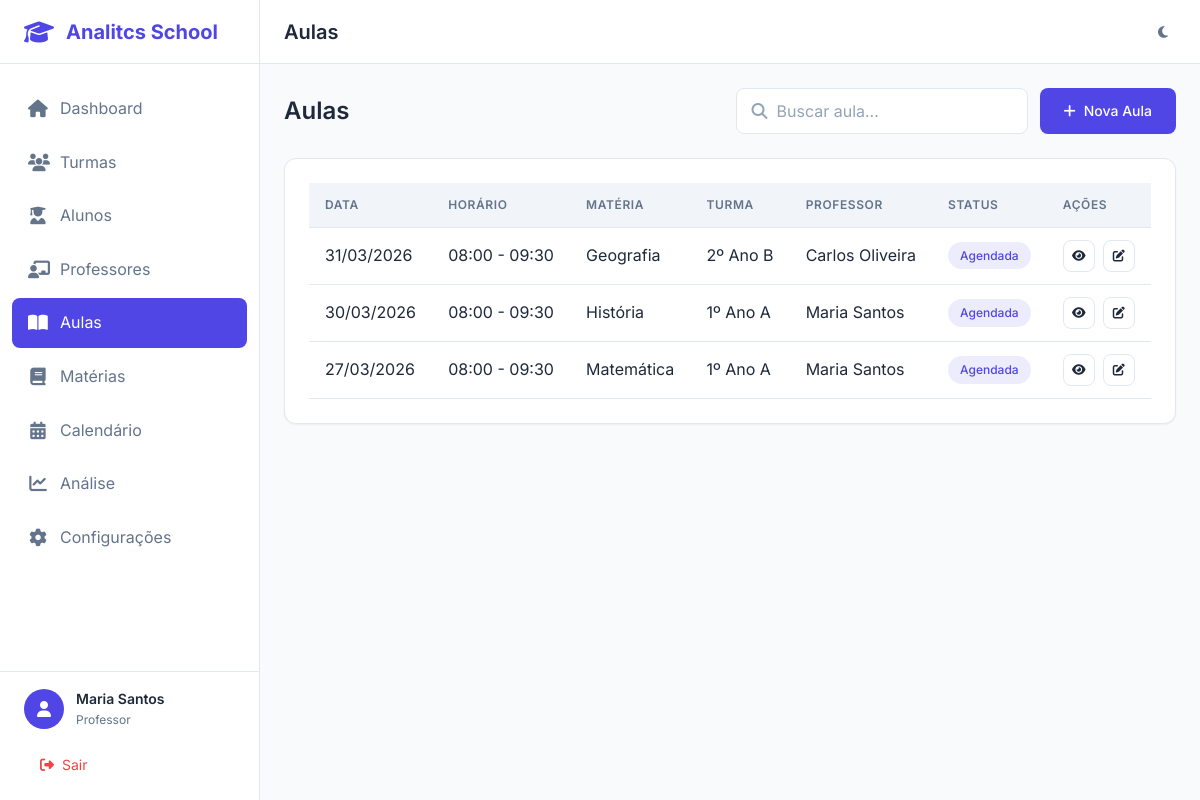
Page /aulas/ (signed in) on the earlier database version.
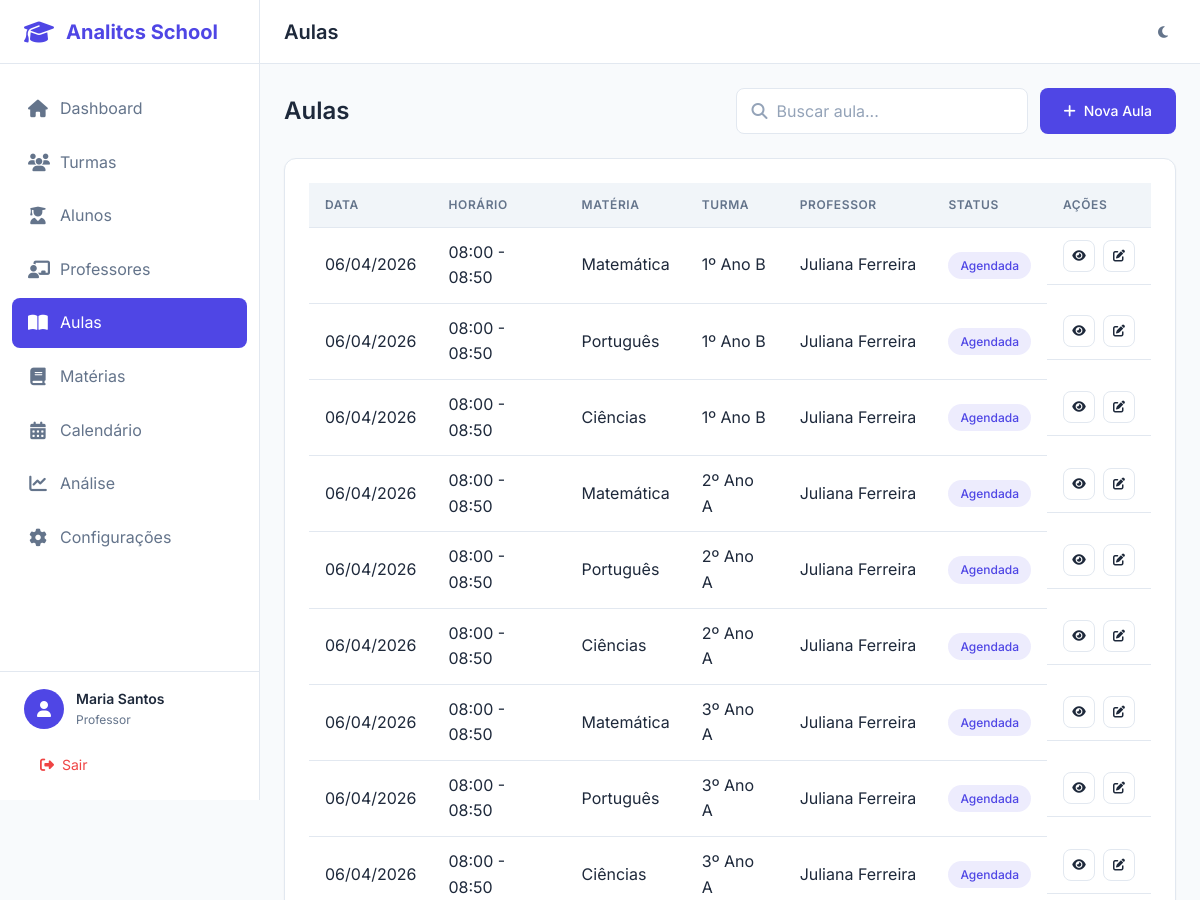
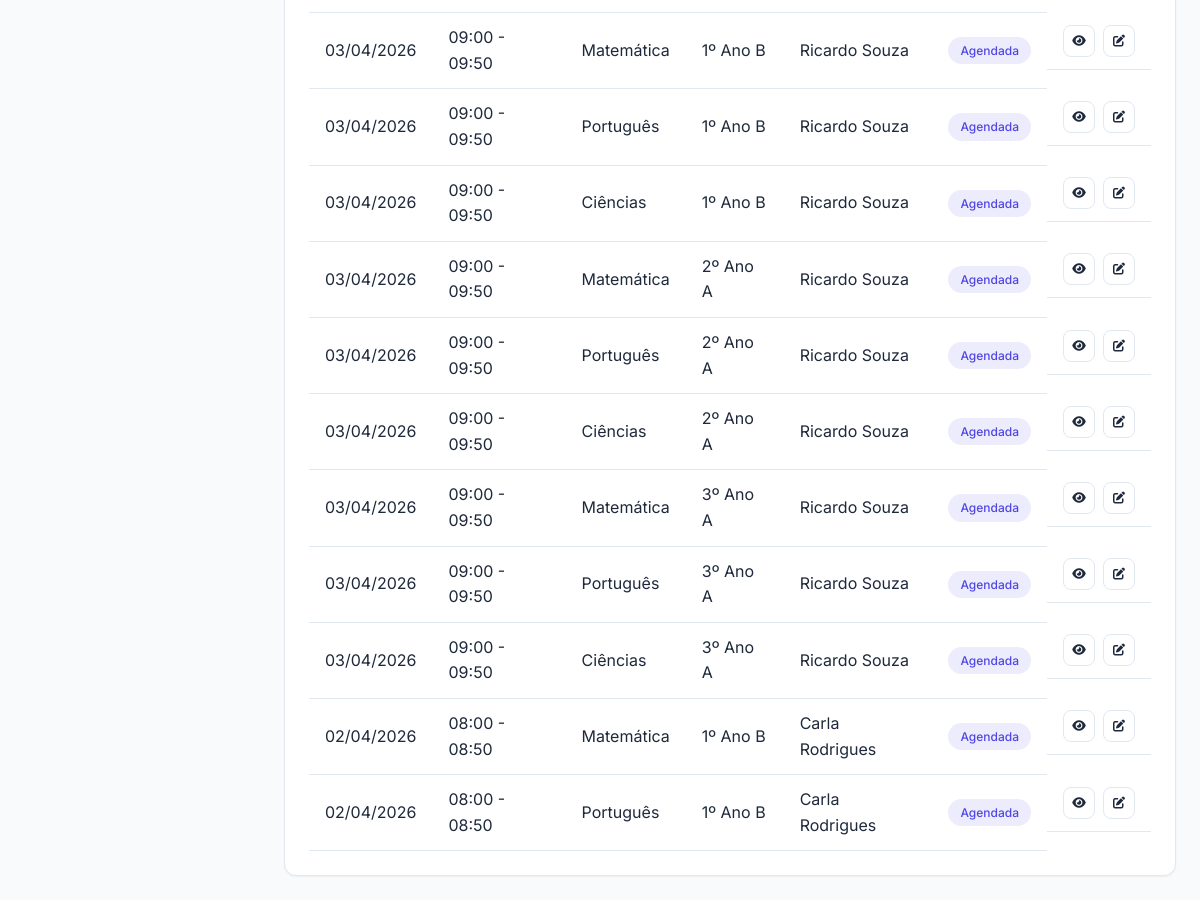
Same page on the later database version (2 pictures, top to bottom).
### app/models/aula.py (models this page shows, shortened)
class Aula(db.Model):
    __tablename__ = 'aulas'
    id = db.Column(db.Integer, primary_key=True)
    materia = db.Column(db.String(100), nullable=False)
    descricao = db.Column(db.Text, nullable=True)
    turma_id = db.Column(db.Integer, db.ForeignKey('turmas.id'), nullable=False)
    professor_id = db.Column(db.Integer, db.ForeignKey('professores.id'), nullable=False)
    data = db.Column(db.Date, nullable=False)
    horario_inicio = db.Column(db.Time, nullable=False)
    horario_fim = db.Column(db.Time, nullable=False)
    recorrente = db.Column(db.Boolean, default=False)
    tipo_recorrencia = db.Column(db.String(20), nullable=True)
    dia_semana = db.Column(db.Integer, nullable=True)  # 0=Segunda, 6=Domingo
    data_fim_recorrencia = db.Column(db.Date, nullable=True)
    aula_pai_id = db.Column(db.Integer, db.ForeignKey('aulas.id'), nullable=True)
    status = db.Column(db.String(20), default='agendada')
    criado_em = db.Column(db.DateTime, default=datetime.utcnow)
    atualizado_em = db.Column(db.DateTime, default=datetime.utcnow, onupdate=datetime.utcnow)
    frequencias = db.relationship('Frequencia', backref='aula', lazy='dynamic')
    arquivos = db.relationship('Arquivo', backref='aula', lazy='dynamic')
    aulas_filhas = db.relationship('Aula', backref=db.backref('aula_pai', remote_side=[id]), lazy='dynamic')
    def to_dict(self) -> dict:
        return {
            'id': self.id,
            'materia': self.materia,
            'descricao': self.descricao,
            'turma_id': self.turma_id,
            'professor_id': self.professor_id,
            'data': self.data.isoformat() if self.data else None,
            'horario_inicio': self.horario_inicio.isoformat() if self.horario_inicio else None,
            'horario_fim': self.horario_fim.isoformat() if self.horario_fim else None,
            'recorrente': self.recorrente,
            'tipo_recorrencia': self.tipo_recorrencia,
            'dia_semana': self.dia_semana,
            'data_fim_recorrencia': self.data_fim_recorrencia.isoformat() if self.data_fim_recorrencia else None,
            'aula_pai_id': self.aula_pai_id,
            'status': self.status,
            'criado_em': self.criado_em.isoformat() if self.criado_em else None,
            'atualizado_em': self.atualizado_em.isoformat() if self.atualizado_em else None
        }

### app/models/turma.py (models this page shows, shortened)
class Turma(db.Model):
    __tablename__ = 'turmas'
    id = db.Column(db.Integer, primary_key=True)
    nome = db.Column(db.String(50), nullable=False)
    codigo = db.Column(db.String(20), unique=True, nullable=False, index=True)
    serie = db.Column(db.String(30), nullable=False)
    ano_letivo = db.Column(db.Integer, nullable=False)
    turno = db.Column(db.String(20), nullable=False)
    capacidade_maxima = db.Column(db.Integer, default=40)
    descricao = db.Column(db.Text, nullable=True)
    ativa = db.Column(db.Boolean, default=True)
    criado_em = db.Column(db.DateTime, default=datetime.utcnow)
    atualizado_em = db.Column(db.DateTime, default=datetime.utcnow, onupdate=datetime.utcnow)
    aulas = db.relationship('Aula', backref='turma', lazy='dynamic')
    materias = db.relationship('Materia', secondary='turma_materias',
                               backref=db.backref('turmas', lazy='dynamic'))
    def to_dict(self) -> dict:
        return {
            'id': self.id,
            'nome': self.nome,
            'codigo': self.codigo,
            'serie': self.serie,
            'ano_letivo': self.ano_letivo,
            'turno': self.turno,
            'capacidade_maxima': self.capacidade_maxima,
            'descricao': self.descricao,
            'ativa': self.ativa,
            'criado_em': self.criado_em.isoformat() if self.criado_em else None,
            'atualizado_em': self.atualizado_em.isoformat() if self.atualizado_em else None
        }

### app/models/professor.py (models this page shows, shortened)
class Professor(db.Model):
    __tablename__ = 'professores'
    id = db.Column(db.Integer, primary_key=True)
    usuario_id = db.Column(db.Integer, db.ForeignKey('usuarios.id'), nullable=False, unique=True)
    registro = db.Column(db.String(20), unique=True, nullable=False, index=True)
    especialidade = db.Column(db.String(100), nullable=True)
    formacao = db.Column(db.Text, nullable=True)
    cpf = db.Column(db.String(14), unique=True, nullable=True)
    telefone = db.Column(db.String(20), nullable=True)
    endereco = db.Column(db.Text, nullable=True)
    ativo = db.Column(db.Boolean, default=True)
    criado_em = db.Column(db.DateTime, default=datetime.utcnow)
    atualizado_em = db.Column(db.DateTime, default=datetime.utcnow, onupdate=datetime.utcnow)
    turmas = db.relationship('Turma', secondary='professores_turmas', backref=db.backref('professores', lazy='dynamic'))
    aulas = db.relationship('Aula', backref='professor', lazy='dynamic')
    materias = db.relationship('Materia', secondary='professor_materias',
                               backref=db.backref('professores', lazy='dynamic'))
    def to_dict(self) -> dict:
        return {
            'id': self.id,
            'usuario_id': self.usuario_id,
            'registro': self.registro,
            'especialidade': self.especialidade,
            'formacao': self.formacao,
            'cpf': self.cpf,
            'telefone': self.telefone,
            'endereco': self.endereco,
            'ativo': self.ativo,
            'criado_em': self.criado_em.isoformat() if self.criado_em else None,
            'atualizado_em': self.atualizado_em.isoformat() if self.atualizado_em else None
        }

### app/models/usuario.py (models this page shows, shortened)
class Usuario(UserMixin, db.Model):
    __tablename__ = 'usuarios'
    id = db.Column(db.Integer, primary_key=True)
    nome = db.Column(db.String(100), nullable=False)
    email = db.Column(db.String(120), unique=True, nullable=False, index=True)
    senha_hash = db.Column(db.String(256), nullable=False)
    tipo = db.Column(db.String(20), nullable=False, default='professor')
    avatar = db.Column(db.String(255), nullable=True)
    telefone = db.Column(db.String(20), nullable=True)
    tema = db.Column(db.String(10), default='light')
    ativo = db.Column(db.Boolean, default=True)
    criado_em = db.Column(db.DateTime, default=datetime.utcnow)
    atualizado_em = db.Column(db.DateTime, default=datetime.utcnow, onupdate=datetime.utcnow)
    ultimo_acesso = db.Column(db.DateTime, nullable=True)
    professor = db.relationship('Professor', backref='usuario', uselist=False, lazy=True)
    def to_dict(self) -> dict:
        return {
            'id': self.id,
            'nome': self.nome,
            'email': self.email,
            'senha_hash': self.senha_hash,
            'tipo': self.tipo,
            'avatar': self.avatar,
            'telefone': self.telefone,
            'tema': self.tema,
            'ativo': self.ativo,
            'criado_em': self.criado_em.isoformat() if self.criado_em else None,
            'atualizado_em': self.atualizado_em.isoformat() if self.atualizado_em else None,
            'ultimo_acesso': self.ultimo_acesso.isoformat() if self.ultimo_acesso else None
        }

### app/controllers/aulas_controller.py (the view)
@aulas_bp.route('/')
@login_required
def index():
    page = request.args.get('page', 1, type=int)
    busca = request.args.get('busca', '')
    turma_id = request.args.get('turma_id', type=int)
    data_inicio = request.args.get('data_inicio')
    data_fim = request.args.get('data_fim')
    if data_inicio and data_fim:
        inicio = datetime.strptime(data_inicio, '%Y-%m-%d').date()
        fim = datetime.strptime(data_fim, '%Y-%m-%d').date()
        aulas_raw = _aula_repo.get_by_date_range(inicio, fim, turma_id)
    elif turma_id:
        aulas_raw = _aula_repo.get_by_turma(turma_id)
    else:
        aulas_raw = _aula_repo.get_all(order_by='-data')
    if busca:
        aulas_raw = [a for a in aulas_raw if busca.lower() in a.get('materia', '').lower()]
    aulas_list = [AulaDTO(a, _repos) for a in aulas_raw]
    aulas = _paginate(aulas_list, page)
    turmas_raw = _turma_repo.get_active_turmas()
    turmas = [type('Turma', (), {'id': t.get('id'), 'nome': t.get('nome'), 'codigo': t.get('codigo')})() for t in turmas_raw]
    return render_template('aulas/index.html',
        aulas=aulas,
        busca=busca,
        turmas=turmas,
        turma_id=turma_id,
        data_inicio=data_inicio,
        data_fim=data_fim
    )

### app/controllers/aulas_controller.py (called while the page is built, shortened)
def _paginate(items: list, page: int, per_page: int = 20):
    total = len(items)
    start = (page - 1) * per_page
    end = start + per_page
    page_items = items[start:end]
    class PaginateObj:
        def __init__(self, items, page, per_page, total):
            self.items = items
            self.page = page
            self.per_page = per_page
            self.total = total
            self.pages = max(1, (total + per_page - 1) // per_page)
            self.has_prev = page > 1
            self.has_next = page < self.pages
            self.prev_num = page - 1
            self.next_num = page + 1
    return PaginateObj(page_items, page, per_page, total)

### app/dtos/base_dto.py (called while the page is built)
    @staticmethod
    def parse_time(value):
        if value is None:
            return None
        if isinstance(value, time):
            return value
        if isinstance(value, str):
            time_str = value.split('+')[0].split('-')[0].split('.')[0].strip()
            for fmt in ['%H:%M:%S', '%H:%M']:
                try:
                    return datetime.strptime(time_str, fmt).time()
                except ValueError:
                    continue
        return None

### app/templates/aulas/index.html (shortened to what this page needs)
{% extends "base.html" %}
{% block page_title %}Aulas{% endblock %}
{% block content %}
<div class="list-header">
    <h2 class="list-title">Aulas</h2>
    <div class="list-actions">
        <div class="search-box"><i class="fas fa-search"></i><input type="text" class="form-control" placeholder="Buscar aula..." value="{{ busca }}"></div>
        <a href="{{ url_for('aulas.novo') }}" class="btn btn-primary"><i class="fas fa-plus"></i> Nova Aula</a>
    </div>
</div>
<div class="card">
    <div class="card-body">
        {% if aulas.items %}
        <div class="table-container">
            <table class="table">
                <thead><tr><th>Data</th><th>Horário</th><th>Matéria</th><th>Turma</th><th>Professor</th><th>Status</th><th>Ações</th></tr></thead>
                <tbody>
                    {% for aula in aulas.items %}
                    <tr>
                        <td>{{ aula.data.strftime('%d/%m/%Y') if aula.data else '-' }}</td>
                        <td>{{ aula.horario_inicio.strftime('%H:%M') if aula.horario_inicio else '-' }} - {{ aula.horario_fim.strftime('%H:%M') if aula.horario_fim else '-' }}</td>
                        <td>{{ aula.materia }}</td>
                        <td>{{ aula.turma.nome }}</td>
                        <td>{{ aula.professor.usuario.nome }}</td>
                        <td><span class="badge badge-{% if aula.status == 'agendada' %}primary{% elif aula.status == 'realizada' %}success{% else %}danger{% endif %}">{{ aula.status|capitalize }}</span></td>
                        <td class="table-actions">
                            <a href="{{ url_for('aulas.detalhe', id=aula.id) }}" class="btn btn-icon btn-sm btn-outline"><i class="fas fa-eye"></i></a>
                            <a href="{{ url_for('aulas.editar', id=aula.id) }}" class="btn btn-icon btn-sm btn-outline"><i class="fas fa-edit"></i></a>
                        </td>
                    </tr>
                    {% endfor %}
                </tbody>
            </table>
        </div>
        {% else %}
        <div class="empty-state"><i class="fas fa-book-open empty-state-icon"></i><h4 class="empty-state-title">Nenhuma aula encontrada</h4></div>
        {% endif %}
    </div>
</div>
{% endblock %}

Differences in the rows shown:
no longer on this page (row edited): Aula: data "31/03/2026", horario_inicio "08:00", horario_fim "09:30", materia "Geografia", turma.nome "2º Ano B", professor.usuario.nome "Carlos Oliveira", status "Agendada"
no longer on this page (row unchanged): Aula: data "30/03/2026", horario_inicio "08:00", horario_fim "09:30", materia "História", turma.nome "1º Ano A", professor.usuario.nome "Maria Santos", status "Agendada"
no longer on this page (row unchanged): Aula: data "27/03/2026", horario_inicio "08:00", horario_fim "09:30", materia "Matemática", turma.nome "1º Ano A", professor.usuario.nome "Maria Santos", status "Agendada"
added Aula: data "06/04/2026", horario_inicio "08:00", horario_fim "08:50", materia "Matemática", turma.nome "1º Ano B", professor.usuario.nome "Juliana Ferreira", status "Agendada"
added Aula: data "06/04/2026", horario_inicio "08:00", horario_fim "08:50", materia "Português", turma.nome "1º Ano B", professor.usuario.nome "Juliana Ferreira", status "Agendada"
added Aula: data "06/04/2026", horario_inicio "08:00", horario_fim "08:50", materia "Ciências", turma.nome "1º Ano B", professor.usuario.nome "Juliana Ferreira", status "Agendada"
added Aula: data "06/04/2026", horario_inicio "08:00", horario_fim "08:50", materia "Matemática", turma.nome "2º Ano A", professor.usuario.nome "Juliana Ferreira", status "Agendada"
added Aula: data "06/04/2026", horario_inicio "08:00", horario_fim "08:50", materia "Português", turma.nome "2º Ano A", professor.usuario.nome "Juliana Ferreira", status "Agendada"
added Aula: data "06/04/2026", horario_inicio "08:00", horario_fim "08:50", materia "Ciências", turma.nome "2º Ano A", professor.usuario.nome "Juliana Ferreira", status "Agendada"
added Aula: data "06/04/2026", horario_inicio "08:00", horario_fim "08:50", materia "Matemática", turma.nome "3º Ano A", professor.usuario.nome "Juliana Ferreira", status "Agendada"
added Aula: data "06/04/2026", horario_inicio "08:00", horario_fim "08:50", materia "Português", turma.nome "3º Ano A", professor.usuario.nome "Juliana Ferreira", status "Agendada"
added Aula: data "06/04/2026", horario_inicio "08:00", horario_fim "08:50", materia "Ciências", turma.nome "3º Ano A", professor.usuario.nome "Juliana Ferreira", status "Agendada"
added Aula: data "03/04/2026", horario_inicio "09:00", horario_fim "09:50", materia "Matemática", turma.nome "1º Ano B", professor.usuario.nome "Ricardo Souza", status "Agendada"
added Aula: data "03/04/2026", horario_inicio "09:00", horario_fim "09:50", materia "Português", turma.nome "1º Ano B", professor.usuario.nome "Ricardo Souza", status "Agendada"
added Aula: data "03/04/2026", horario_inicio "09:00", horario_fim "09:50", materia "Ciências", turma.nome "1º Ano B", professor.usuario.nome "Ricardo Souza", status "Agendada"
added Aula: data "03/04/2026", horario_inicio "09:00", horario_fim "09:50", materia "Matemática", turma.nome "2º Ano A", professor.usuario.nome "Ricardo Souza", status "Agendada"
added Aula: data "03/04/2026", horario_inicio "09:00", horario_fim "09:50", materia "Português", turma.nome "2º Ano A", professor.usuario.nome "Ricardo Souza", status "Agendada"
added Aula: data "03/04/2026", horario_inicio "09:00", horario_fim "09:50", materia "Ciências", turma.nome "2º Ano A", professor.usuario.nome "Ricardo Souza", status "Agendada"
added Aula: data "03/04/2026", horario_inicio "09:00", horario_fim "09:50", materia "Matemática", turma.nome "3º Ano A", professor.usuario.nome "Ricardo Souza", status "Agendada"
added Aula: data "03/04/2026", horario_inicio "09:00", horario_fim "09:50", materia "Português", turma.nome "3º Ano A", professor.usuario.nome "Ricardo Souza", status "Agendada"
added Aula: data "03/04/2026", horario_inicio "09:00", horario_fim "09:50", materia "Ciências", turma.nome "3º Ano A", professor.usuario.nome "Ricardo Souza", status "Agendada"
added Aula: data "02/04/2026", horario_inicio "08:00", horario_fim "08:50", materia "Matemática", turma.nome "1º Ano B", professor.usuario.nome "Carla Rodrigues", status "Agendada"
added Aula: data "02/04/2026", horario_inicio "08:00", horario_fim "08:50", materia "Português", turma.nome "1º Ano B", professor.usuario.nome "Carla Rodrigues", status "Agendada"
